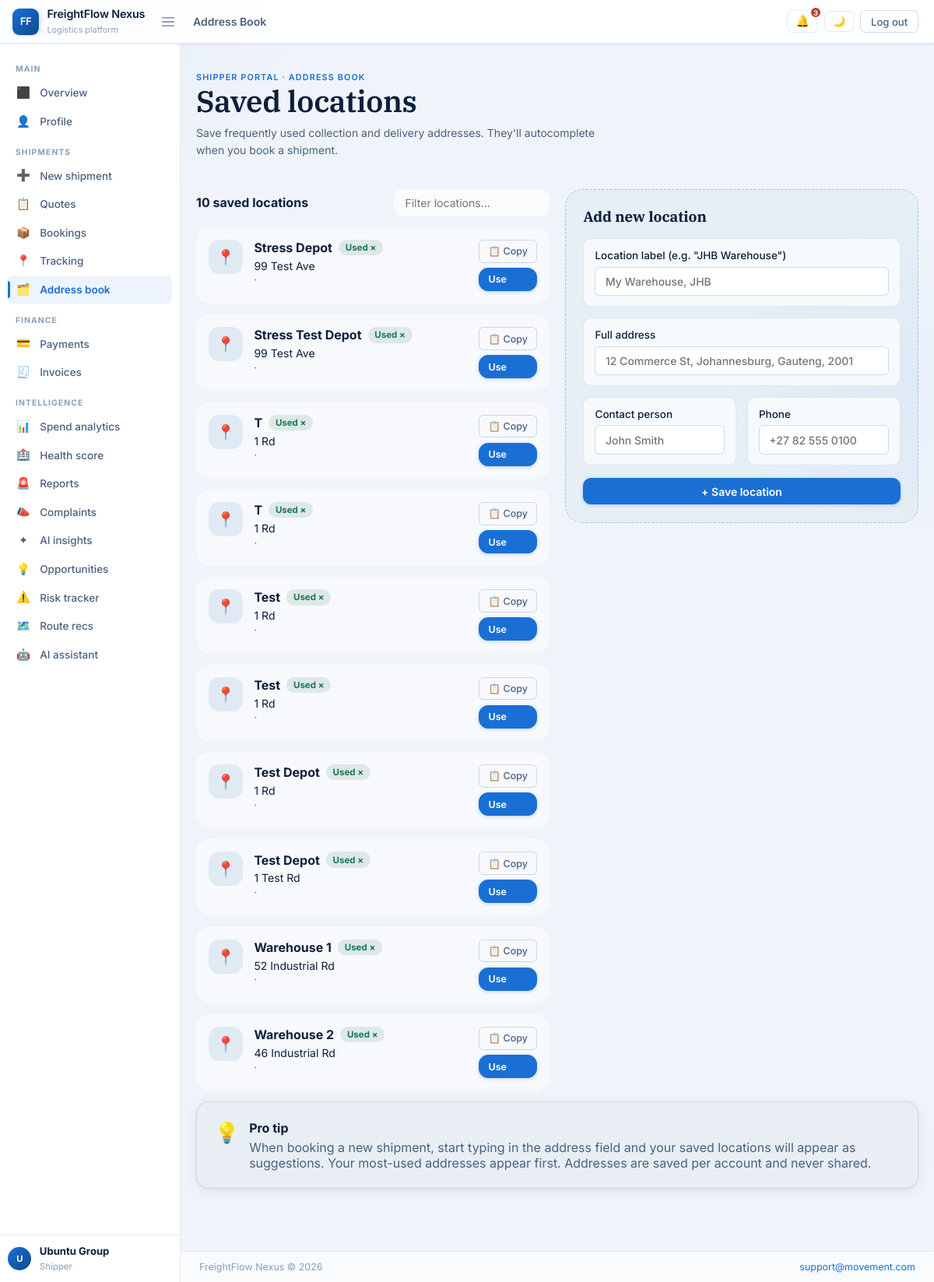
Page /shipper/address-book (signed in) on the committed database.
### app/models/__init__.py (models this page shows, shortened)
class User(UserMixin, db.Model):
    __tablename__ = "users"
    id            = db.Column(db.Integer, primary_key=True)
    email         = db.Column(db.String(180), unique=True, nullable=False, index=True)
    password_hash = db.Column(db.String(256), nullable=False)
    role          = db.Column(db.String(20), nullable=False)   # shipper|supplier|driver|admin
    first_name    = db.Column(db.String(80))
    last_name     = db.Column(db.String(80))
    phone         = db.Column(db.String(30))
    is_active     = db.Column(db.Boolean, default=True)
    is_verified   = db.Column(db.Boolean, default=False)
    created_at    = db.Column(db.DateTime, default=utcnow)
    last_login    = db.Column(db.DateTime)
    shipper_profile  = db.relationship("ShipperProfile",  back_populates="user", uselist=False, cascade="all, delete")
    supplier_profile = db.relationship("SupplierProfile", back_populates="user", uselist=False, cascade="all, delete")
    driver_profile   = db.relationship("Driver",          back_populates="user", uselist=False, cascade="all, delete")
    admin_profile    = db.relationship("AdminProfile",    back_populates="user", uselist=False, cascade="all, delete")
    notifications    = db.relationship("Notification", back_populates="user", lazy="dynamic", cascade="all, delete")
    audit_logs       = db.relationship("AuditLog", back_populates="user", lazy="dynamic")
    @property
    def full_name(self):
        return f"{self.first_name or ''} {self.last_name or ''}".strip() or self.email

class AddressBook(db.Model):
    __tablename__ = "address_book"
    id          = db.Column(db.Integer, primary_key=True)
    shipper_id  = db.Column(db.Integer, db.ForeignKey("shipper_profiles.id"), nullable=False)
    label       = db.Column(db.String(80))
    address     = db.Column(db.String(200))
    city        = db.Column(db.String(60))
    contact_name= db.Column(db.String(80))
    contact_phone= db.Column(db.String(20))
    type        = db.Column(db.String(20), default="Delivery")  # Collection|Delivery
    shipper     = db.relationship("ShipperProfile", back_populates="address_book")

### app/routes/shipper.py (the view)
@shipper_bp.route("/address-book")
@shipper_required
def address_book():
    shipper   = get_shipper()
    addresses = shipper.address_book.order_by(AddressBook.label).all()
    return render_template("shipper/address_book.html",
        title="Address Book",
        shipper=shipper, addresses=addresses)

### app/routes/shipper.py (called while the page is built)
def shipper_required(f):
    @wraps(f)
    @login_required
    def decorated(*args, **kwargs):
        if current_user.role != "shipper":
            flash("Access denied.", "error")
            return redirect(url_for("auth.login"))
        return f(*args, **kwargs)
    return decorated

def get_shipper():
    return ShipperProfile.query.filter_by(user_id=current_user.id).first_or_404()

### app/templates/shipper/address_book.html (shortened to what this page needs)
{% extends "base.html" %}
{% block content %}
<div class="stack page-space">
  <div class="topbar">
    <div>
      <p class="eyebrow">Shipper portal · Address book</p>
      <h1>Saved locations</h1>
      <p class="topbar-copy">Save frequently used collection and delivery addresses. They'll autocomplete when you book a shipment.</p>
    </div>
  </div>
  <div class="grid two-up" style="align-items:start">
    <div class="stack">
      <div style="display:flex;justify-content:space-between;align-items:center">
        <strong>{{ addresses|length }} saved location{{ 's' if addresses|length != 1 }}</strong>
        <input type="search" placeholder="Filter locations…" id="addr-search" oninput="filterAddrs(this.value)"
               style="padding:.55rem .9rem;border-radius:12px;border:1px solid var(--line);background:rgba(255,255,255,.7);width:200px;font-size:.88rem">
      </div>
      <div class="stack" id="addr-list">
        {% for addr in addresses | sort(attribute='useCount', reverse=True) %}
        <div class="addr-card" data-label="{{ addr.label|lower }} {{ addr.address|lower }}">
          <div class="addr-icon">📍</div>
          <div style="flex:1;min-width:0">
            <div style="display:flex;align-items:center;gap:.5rem;flex-wrap:wrap">
              <strong>{{ addr.label }}</strong>
              <span class="addr-count">Used {{ addr.useCount }}×</span>
            </div>
            <p style="margin:.3rem 0 .15rem;font-size:.88rem">{{ addr.address }}</p>
            <p class="muted" style="font-size:.8rem;margin:0">{{ addr.contact }} · {{ addr.phone }}</p>
          </div>
          <div style="display:flex;flex-direction:column;gap:.4rem;flex-shrink:0">
            <button onclick="copyAddr('{{ addr.address }}')" class="ghost-button" style="padding:.4rem .7rem;font-size:.78rem">📋 Copy</button>
            <button onclick="useAddr('{{ addr.label }}','{{ addr.address }}')" class="primary-button" style="padding:.4rem .7rem;font-size:.78rem;border-radius:12px">Use</button>
          </div>
        </div>
        {% else %}
        <div class="empty-card" style="padding:2rem;text-align:center">
          <p style="font-size:2rem;margin:0">📍</p>
          <p class="muted">No saved addresses yet. Add your first below.</p>
        </div>
        {% endfor %}
      </div>
    </div>
    <div class="add-form">
      <h3>Add new location</h3>
      <form action="{{ '#' }}" method="POST">
        <div class="form-grid">
          <label class="form-span">
            Location label (e.g. "JHB Warehouse")
            <input type="text" name="label" placeholder="My Warehouse, JHB" required>
          </label>
          <label class="form-span">
            Full address
            <input type="text" name="address" placeholder="12 Commerce St, Johannesburg, Gauteng, 2001" required>
          </label>
          <label>
            Contact person
            <input type="text" name="contact" placeholder="John Smith">
          </label>
          <label>
            Phone
            <input type="tel" name="phone" placeholder="+27 82 555 0100">
          </label>
        </div>
        <button type="submit" class="primary-button wide-button" style="margin-top:1rem">+ Save location</button>
      </form>
    </div>
  </div>
  <section class="panel" style="background:rgba(47,108,87,.04);border:1px solid rgba(47,108,87,.15)">
    <div style="display:flex;gap:.8rem;align-items:flex-start">
      <span style="font-size:1.6rem">💡</span>
      <div>
        <strong>Pro tip</strong>
        <p class="muted" style="margin:.3rem 0 0">When booking a new shipment, start typing in the address field and your saved locations will appear as suggestions. Your most-used addresses appear first. Addresses are saved per account and never shared.</p>
      </div>
    </div>
  </section>
</div>
{% endblock %}

### app/templates/base.html (shortened to what this page needs)
<!DOCTYPE html>
<html lang="en">
<head>
</head>
<body>
<header class="topbar-fixed">
  <div class="topbar-left">
    <a href="{{ url_for('public.index') }}" class="brand-lockup">
      <div class="brand-mark">FF</div>
      <span class="brand-text">
        <strong>FreightFlow Nexus</strong>
        <small>Logistics platform</small>
      </span>
    </a>
    {% if role %}
    <button class="sidebar-toggle" onclick="toggleSidebar()" title="Toggle sidebar" id="sidebar-toggle-btn">
      <svg width="16" height="16" viewBox="0 0 16 16" fill="none">
        <rect y="2" width="16" height="1.8" rx=".9" fill="currentColor"/>
        <rect y="7.1" width="16" height="1.8" rx=".9" fill="currentColor"/>
        <rect y="12.2" width="16" height="1.8" rx=".9" fill="currentColor"/>
      </svg>
    </button>
    {% endif %}
  </div>
  <span class="topbar-title">{% if title %}{{ title }}{% endif %}</span>
  <div class="topbar-right">
    {% if role %}
    <div class="bell-wrap" id="bell-wrap">
      <button class="bell-btn" onclick="toggleBell()" id="bell-btn">
        🔔
        {% if bell_count and bell_count > 0 %}<span class="bell-badge">{{ bell_count }}</span>{% endif %}
      </button>
    </div>
    <button class="dark-toggle" onclick="toggleDark()" id="dark-toggle" title="Toggle dark mode">🌙</button>
    <a href="{{ url_for('auth.logout') }}" class="ghost-button" style="font-size:.82rem;padding:.36rem .8rem">Log out</a>
    {% else %}
    <button class="dark-toggle" onclick="toggleDark()" id="dark-toggle" title="Toggle dark mode">🌙</button>
    <a href="{{ url_for('auth.login') }}" class="primary-button" style="font-size:.82rem;padding:.38rem .9rem">Log in</a>
    {% endif %}
  </div>
</header>
{% if role %}
<nav class="sidebar" id="sidebar">
  <div class="sidebar-inner">
    {% if role == 'shipper' %}
      <div class="sidebar-section-label">Main</div>
      <a href="{{ url_for('shipper.dashboard') }}" class="sidebar-link {% if request.endpoint=='shipper.dashboard' %}active{% endif %}" data-tip="Overview">
        <span class="sidebar-icon">⬛</span><span class="sidebar-label">Overview</span>
      </a>
      <a href="{{ url_for('auth.profile') }}" class="sidebar-link {% if request.endpoint=='auth.profile' %}active{% endif %}" data-tip="Profile">
        <span class="sidebar-icon">👤</span><span class="sidebar-label">Profile</span>
      </a>
      <div class="sidebar-section-label">Shipments</div>
      <a href="{{ url_for('shipper.new_booking') }}" class="sidebar-link {% if request.endpoint=='shipper.new_booking' %}active{% endif %}" data-tip="New shipment">
        <span class="sidebar-icon">➕</span><span class="sidebar-label">New shipment</span>
      </a>
      <a href="{{ url_for('shipper.bookings') }}" class="sidebar-link {% if request.endpoint=='shipper.bookings' %}active{% endif %}" data-tip="Quotes">
        <span class="sidebar-icon">📋</span><span class="sidebar-label">Quotes</span>
      </a>
      <a href="{{ url_for('shipper.bookings') }}" class="sidebar-link {% if request.endpoint=='shipper.bookings' %}active{% endif %}" data-tip="Bookings">
        <span class="sidebar-icon">📦</span><span class="sidebar-label">Bookings</span>
      </a>
      <a href="{{ url_for('shipper.bookings') }}" class="sidebar-link {% if request.endpoint=='shipper.bookings' %}active{% endif %}" data-tip="Tracking">
        <span class="sidebar-icon">📍</span><span class="sidebar-label">Tracking</span>
      </a>
      <a href="{{ url_for('shipper.address_book') }}" class="sidebar-link {% if request.endpoint=='shipper.address_book' %}active{% endif %}" data-tip="Address book">
        <span class="sidebar-icon">🗂️</span><span class="sidebar-label">Address book</span>
      </a>
      <div class="sidebar-section-label">Finance</div>
      <a href="{{ url_for('shipper.bookings') }}" class="sidebar-link {% if request.endpoint=='shipper.bookings' %}active{% endif %}" data-tip="Payments">
        <span class="sidebar-icon">💳</span><span class="sidebar-label">Payments</span>
      </a>
      <a href="{{ url_for('shipper.bookings') }}" class="sidebar-link {% if request.endpoint=='shipper.bookings' %}active{% endif %}" data-tip="Invoices">
        <span class="sidebar-icon">🧾</span><span class="sidebar-label">Invoices</span>
      </a>
      <div class="sidebar-section-label">Intelligence</div>
      <a href="{{ url_for('shipper.analytics') }}" class="sidebar-link {% if request.endpoint=='shipper.analytics' %}active{% endif %}" data-tip="Spend analytics">
        <span class="sidebar-icon">📊</span><span class="sidebar-label">Spend analytics</span>
      </a>
      <a href="{{ url_for('shipper.health_score') }}" class="sidebar-link {% if request.endpoint=='shipper.health_score' %}active{% endif %}" data-tip="Health score">
        <span class="sidebar-icon">🏥</span><span class="sidebar-label">Health score</span>
      </a>
      <a href="{{ url_for('shipper.bookings') }}" class="sidebar-link {% if 'shipper_report' in request.endpoint %}active{% endif %}" data-tip="Reports">
        <span class="sidebar-icon">🚨</span><span class="sidebar-label">Reports</span>
      </a>
      <a href="{{ url_for('shipper.complaints') }}" class="sidebar-link {% if 'shipper.complaint' in request.endpoint %}active{% endif %}" data-tip="Complaints">
        <span class="sidebar-icon">📣</span><span class="sidebar-label">Complaints</span>
      </a>
      <a href="{{ url_for('shipper.ai_insights') }}" class="sidebar-link {% if request.endpoint=='shipper.ai_insights' %}active{% endif %}" data-tip="AI insights">
        <span class="sidebar-icon">✦</span><span class="sidebar-label">AI insights</span>
      </a>
      <a href="{{ url_for('shipper.opportunities') }}" class="sidebar-link {% if request.endpoint=='shipper.opportunities' %}active{% endif %}" data-tip="Opportunities">
        <span class="sidebar-icon">💡</span><span class="sidebar-label">Opportunities</span>
      </a>
      <a href="{{ url_for('shipper.risk') }}" class="sidebar-link {% if request.endpoint=='shipper.risk' %}active{% endif %}" data-tip="Risk tracker">
        <span class="sidebar-icon">⚠️</span><span class="sidebar-label">Risk tracker</span>
      </a>
      <a href="{{ url_for('shipper.bookings') }}" class="sidebar-link {% if request.endpoint=='shipper.bookings' %}active{% endif %}" data-tip="Route recs">
        <span class="sidebar-icon">🗺️</span><span class="sidebar-label">Route recs</span>
      </a>
      <a href="{{ url_for('shipper.ai_assistant') }}" class="sidebar-link {% if request.endpoint=='shipper.ai_assistant' %}active{% endif %}" data-tip="AI assistant">
        <span class="sidebar-icon">🤖</span><span class="sidebar-label">AI assistant</span>
      </a>
    {% endif %}
  </div>
  <div class="sidebar-footer">
    <div class="user-avatar">{{ user[0]|upper if user else 'U' }}</div>
    <div class="sidebar-user-info">
      <strong>{{ user }}</strong>
      <span>{{ role }}</span>
    </div>
  </div>
</nav>
{% endif %}
<div class="page-shell">
  <main class="app-shell">
    {% block content %}{% endblock %}
  </main>
  <footer class="site-footer">
    <span class="small-note">FreightFlow Nexus &copy; 2026</span>
    <span class="small-note"><a href="mailto:support@movement.com">support@movement.com</a></span>
  </footer>
</div>
</body>
</html>

### app/templates/shipper/address_book.html (style rules this page uses)
.addr-card { border-radius:18px;border:1px solid var(--line);background:rgba(255,255,255,.5);padding:1rem;display:flex;gap:.9rem;align-items:flex-start;transition:border-color .2s }
.addr-icon { width:44px;height:44px;border-radius:14px;background:rgba(21,95,160,.1);display:flex;align-items:center;justify-content:center;font-size:1.2rem;flex-shrink:0 }
.addr-count { font-size:.72rem;padding:.2rem .55rem;border-radius:999px;background:rgba(47,108,87,.12);color:var(--green);font-weight:700 }
.add-form { background:rgba(21,95,160,.04);border:1px dashed rgba(21,95,160,.3);border-radius:22px;padding:1.4rem }
.add-form h3 { margin:0 0 1rem;font-family:'IBM Plex Serif',serif }

### rows in the picture
User: role "Shipper"
AddressBook: label "Stress Depot", address "99 Test Ave"
AddressBook: label "Stress Test Depot", address "99 Test Ave"
AddressBook: label "T", address "1 Rd"
AddressBook: label "T", address "1 Rd"
AddressBook: label "Test", address "1 Rd"
AddressBook: label "Test", address "1 Rd"
AddressBook: label "Test Depot", address "1 Rd"
AddressBook: label "Test Depot", address "1 Test Rd"
AddressBook: label "Warehouse 1", address "52 Industrial Rd"
AddressBook: label "Warehouse 2", address "46 Industrial Rd"

### other values in the picture
{{ title }} "Address Book"
{{ bell_count }} "3"
{{ user[0]|upper if user else 'U' }} "U"
{{ user }} "Ubuntu Group"
{{ addresses|length }} "10"
{{ 's' if addresses|length != 1 }} "s"
